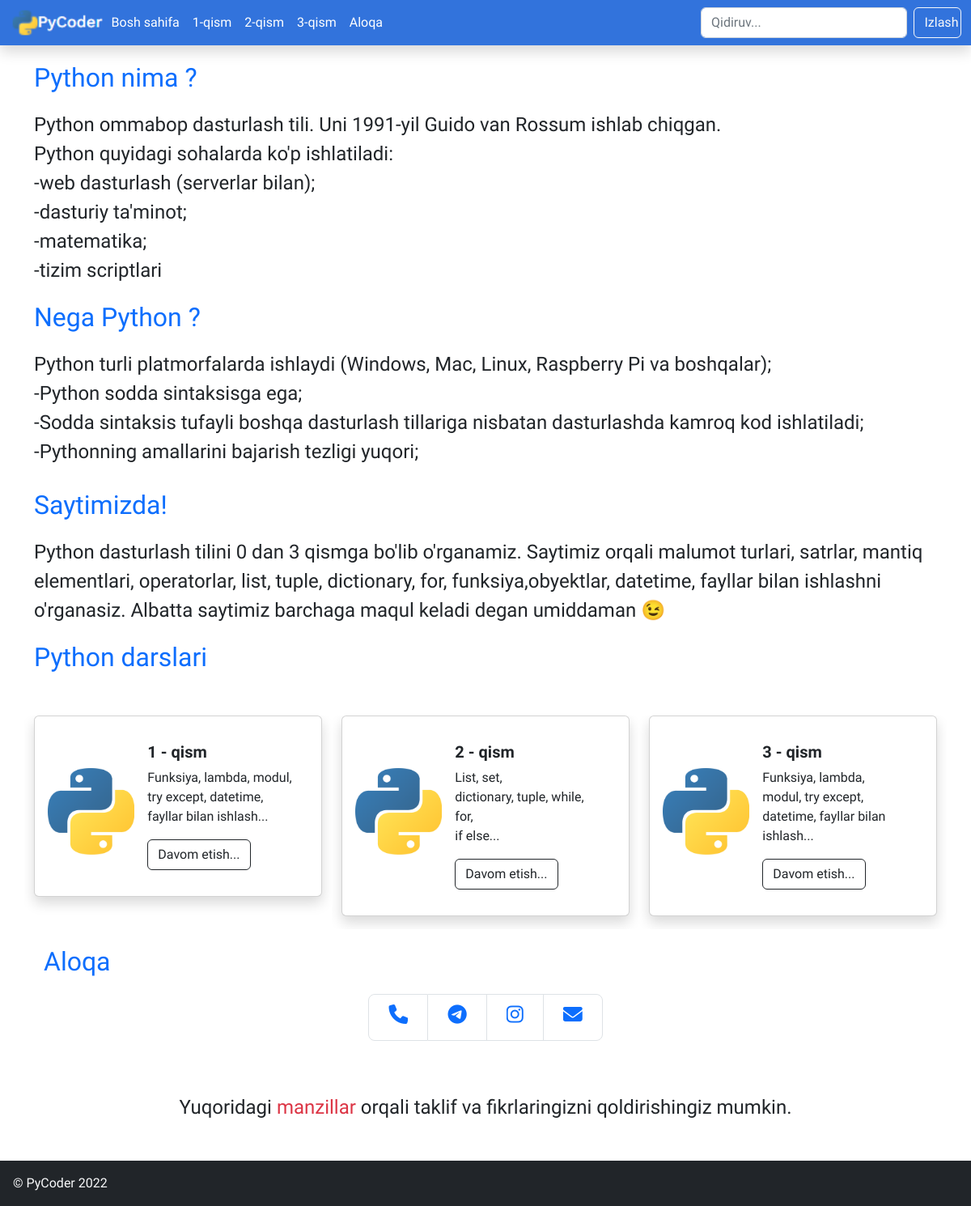
The page / on the database its author committed.
### main/models.py (models this page shows, shortened)
class Category(models.Model):
    name = models.CharField(verbose_name="Category name", max_length=50)
    slug = models.SlugField(unique=True)
    body = RichTextField(blank=True, null=True)

### main/views.py (the view)
# urls.py: path('', views.home, name='home'),
def home(request):
    category = Category.objects.all()
    context = {
        'categories': category,
    }
    return render(request, 'index.html', context)

### templates/index.html
{% extends 'base.html' %}
{% load static %}
{% block content %}
<div class="container">
    <div class="big_text mt-3 card_img text-primary">
        Python nima ?
    </div>
    <div class="small_text mt-3 card_img">
        Python ommabop dasturlash tili. Uni 1991-yil Guido van Rossum ishlab chiqgan. <br>
        Python quyidagi sohalarda ko'p ishlatiladi: <br>
        -web dasturlash (serverlar bilan);<br>
        -dasturiy ta'minot;<br>
        -matematika;<br>
        -tizim scriptlari
    </div>
    <div class="big_text mt-3 card_img text-primary">
        Nega Python ?
    </div>
    <div class="small_text mt-3 card_img">
        Python turli platmorfalarda ishlaydi (Windows, Mac, Linux, Raspberry Pi va boshqalar); <br>
        -Python sodda sintaksisga ega;<br>
        -Sodda sintaksis tufayli boshqa dasturlash tillariga nisbatan dasturlashda kamroq kod ishlatiladi;
<br>        -Pythonning amallarini bajarish tezligi yuqori;
    </div>
    <div class="big_text mt-4 card_img text-primary">
        Saytimizda!
    </div>
    <div class="small_text mt-3 card_img">
        Python dasturlash tilini 0 dan 3 qismga bo'lib o'rganamiz. Saytimiz orqali malumot turlari, satrlar, mantiq elementlari, operatorlar, list, tuple, dictionary, for, funksiya,obyektlar, datetime, fayllar bilan ishlashni o'rganasiz. Albatta saytimiz barchaga maqul keladi degan umiddaman &#128521;
    </div>
<div class="big_text mt-3 card_img text-primary">
    Python darslari
</div>
<div class="row mt-5 card_img">
  {% for x in categories %}
    <div class="col-sm-12 col-md-12 col-lg-4">
        <div class="card p-3 mb-3 shadow">
            <div class="row g-0">
              <div class="col-md-4">
                <img src="{% static 'img/pycoder.png' %}" class="img-fluid mt-5 card_img" alt="...">
              </div>
              <div class="col-md-8">
                <div class="card-body">
                  <h5 class="card-title dark"><b>{{x.name}}</b></h5>
                  <p class="card-text">
                  {{x.body | safe}}
                  </p>
                  <p class="card-text">
              <a href="{% url 'main:category_post' x.slug %}" class="btn btn-outline-dark" type="submit">Davom etish...</a>
                  </p>
                </div>
              </div>
            </div>
          </div>
    </div>
    {% endfor %}
</div>
{% endblock content %}

### templates/base.html (shortened to what this page needs)
{% load static %}
<!DOCTYPE html>
<html lang="en">
<head>
    <link href="https://cdn.jsdelivr.net/npm/bootstrap@5.2.1/dist/css/bootstrap.min.css" rel="stylesheet">
    <link rel="stylesheet" href="https://cdnjs.cloudflare.com/ajax/libs/font-awesome/4.7.0/css/font-awesome.min.css">
    <link rel="stylesheet" href="{% static 'css/style.css' %}">
    <link rel="stylesheet" href="{% static 'css/responsive.css' %}">
    <link rel="stylesheet" href="https://cdnjs.cloudflare.com/ajax/libs/font-awesome/6.1.1/css/all.min.css" />
    <link rel="stylesheet" href="https://cdnjs.cloudflare.com/ajax/libs/font-awesome/4.7.0/css/font-awesome.min.css">
</head>
<body>
    <nav class="navbar navbar-expand-lg nav_bg shadow sticky-top">
        <div class="container-fluid">
            <img src="{% static 'img/logo.png' %}"  alt="logotip" class="logo">
          <div class="collapse navbar-collapse" id="navbarSupportedContent">
            <ul class="navbar-nav me-auto mb-2 mb-lg-0">
              <li class="nav-item">
                <a class="nav-link" aria-current="page" href="http://127.0.0.1:8000/">Bosh sahifa</a>
              </li>
              <li class="nav-item">
                <a class="nav-link" href="http://127.0.0.1:8000/category/section1">1-qism</a>
              </li>
              <li class="nav-item">
                <a class="nav-link" href="http://127.0.0.1:8000/category/section2">2-qism</a>
              </li>
              <li class="nav-item">
                <a class="nav-link" href="http://127.0.0.1:8000/category/section3">3-qism</a>
              </li>
              <li class="nav-item">
                <a class="nav-link" href="#aloqa">Aloqa</a>
              </li>
            </ul>
            <form class="d-flex" role="search">
              <input class="form-control me-2" type="search" placeholder="Qidiruv..." aria-label="Search">
              <button class="btn btn-outline-light" type="submit">Izlash</button>
            </form>
          </div>
        </div>
      </nav>
      {% block content %}
      {% endblock %}
<div class="container">
      <div class="big_text mt-3 card_img text-primary" id="aloqa">
        Aloqa
        </div>
        <nav aria-label="..." class="mt-3">
        <ul class="pagination pagination-lg  justify-content-center">
          <li class="page-item"><a class="page-link" href="tel:+998932152509"> <i class="fa fa-phone" style="font-size:24px"></i> </a></li>
          <li class="page-item"><a class="page-link" href="https://t.me/fathiddin_mamadaliyev"> <i class="fa fa-telegram" style="font-size:24px"></i> </a></li>
          <li class="page-item"><a class="page-link" href="https://instagram.com/fathiddin_mamadaliyev"> <i class="fa fa-instagram" style="font-size:24px"></i> </a></li>
          <li class="page-item"><a class="page-link" href="mailto:fathiddinmamadaliyev@gmail.com"> <i class="fa fa-envelope" style="font-size:24px"></i> </a></li>
        </ul>
        </nav>
        <center>
        <div class="small_text mt-5 card_img mb-5">Yuqoridagi <a href="#aloqa" class="text-danger">manzillar</a> orqali taklif va fikrlaringizni qoldirishingiz mumkin.</div>
        </center>
        </div>
        </div>
        <footer class="bg-dark text-light p-3">
        &copy PyCoder 2022
        </footer>
</body>
</html>

### staticfiles/css/style.css (style rules this page uses)
* { font-family: 'Inconsolata', monospace; font-family: 'Roboto Slab', serif; font-family: 'Work Sans', sans-serif; overflow-x: hidden; }
.nav_bg { background: #3273DC; color: white; }
.nav_bg a { color: white; }
.big_text { font-size: 32px; font-weight: 400; }
.small_text { font-size: 24px; }
.small_text a { text-decoration: none; }
.logo { width: 10%; }

### rows shown on the page
Category: name "1 - qism", body "Funksiya, lambda, modul, try except, datetime, fayllar bilan ishlash..."
Category: name "2 - qism", body "List, set, dictionary, tuple, while, for, if else..."
Category: name "3 - qism", body "Funksiya, lambda, modul, try except, datetime, fayllar bilan ishlash..."
